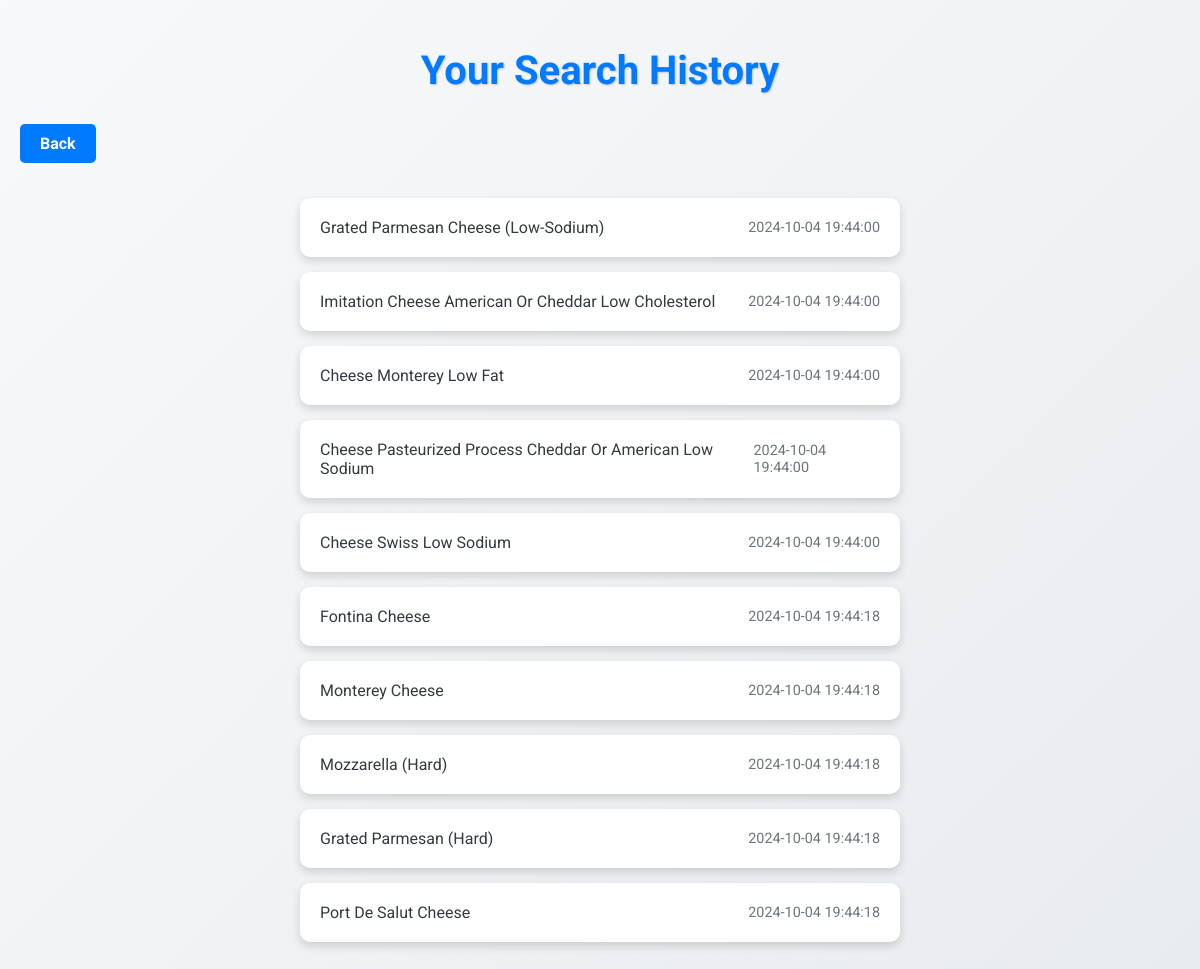
The app's page /history (signed in) with its own data.
### tables this page shows
CREATE TABLE search_history (
        id INTEGER PRIMARY KEY AUTOINCREMENT,
        user_id INTEGER,
        food_name TEXT,
        timestamp DATETIME DEFAULT CURRENT_TIMESTAMP,
        FOREIGN KEY (user_id) REFERENCES users (id)
    );

### app.py (the view)
@app.route('/history')
def history():
    conn = get_db_connection()
    cursor = conn.cursor()
    user_id = session.get('user_id')
    cursor.execute("SELECT * FROM search_history WHERE user_id=?", (user_id,))
    history_records = cursor.fetchall()
    page = request.args.get('page', 1, type=int)
    per_page = 10
    total_records = len(history_records)
    start = (page - 1) * per_page
    end = start + per_page
    paginated_records = history_records[start:end]
    conn.close()
    return render_template('history.html', history_records=paginated_records, page=page, total=total_records, per_page=per_page)

### app.py (called while the page is built)
def get_db_connection():
    conn = sqlite3.connect('nutrition.db')
    conn.row_factory = sqlite3.Row
    return conn

### templates/history.html (shortened to what this page needs)
<!DOCTYPE html>
<html lang="en">
<head>
</head>
<body>
    <h1>Your Search History</h1>
    <a href="{{ url_for('recommendation') }}" class="back-button">Back</a>
    <ul>
        {% for record in history_records %}
            <li>
                <span>{{ record['food_name'] }}</span>
                <span class="timestamp">{{ record['timestamp'] }}</span>
            </li>
        {% endfor %}
    </ul>
</body>
</html>

### templates/history.html (style rules this page uses)
body { font-family: 'Roboto', sans-serif; background: linear-gradient(135deg, #f8f9fa, #e9ecef); margin: 0; padding: 20px; color: #343a40; transition: background-color 0.5s ease; }
h1 { text-align: center; color: #007bff; margin-bottom: 30px; font-size: 2.5em; text-shadow: 1px 1px 2px rgba(0, 0, 0, 0.2); transition: color 0.3s; }
ul { list-style-type: none; padding: 0; max-width: 600px; margin: auto; }
li { background-color: #ffffff; margin: 15px 0; padding: 20px; border-radius: 10px; box-shadow: 0 4px 10px rgba(0, 0, 0, 0.15); transition: transform 0.3s, box-shadow 0.3s, background-color 0.3s; display: flex; justify-content: space-between; align-items: center; }
.timestamp { font-size: 0.9em; color: #6c757d; }
.back-button { display: inline-block; background-color: #007bff; color: #ffffff; padding: 10px 20px; border-radius: 5px; text-decoration: none; font-weight: bold; margin-bottom: 20px; transition: background-color 0.3s, transform 0.3s; text-align: center; }

### records on screen
search_history: food_name "Grated Parmesan Cheese (Low-Sodium)", timestamp "2024-10-04 19:44:00"
search_history: food_name "Imitation Cheese American Or Cheddar Low Cholesterol", timestamp "2024-10-04 19:44:00"
search_history: food_name "Cheese Monterey Low Fat", timestamp "2024-10-04 19:44:00"
search_history: food_name "Cheese Pasteurized Process Cheddar Or American Low Sodium", timestamp "2024-10-04 19:44:00"
search_history: food_name "Cheese Swiss Low Sodium", timestamp "2024-10-04 19:44:00"
search_history: food_name "Fontina Cheese", timestamp "2024-10-04 19:44:18"
search_history: food_name "Monterey Cheese", timestamp "2024-10-04 19:44:18"
search_history: food_name "Mozzarella (Hard)", timestamp "2024-10-04 19:44:18"
search_history: food_name "Grated Parmesan (Hard)", timestamp "2024-10-04 19:44:18"
search_history: food_name "Port De Salut Cheese", timestamp "2024-10-04 19:44:18"
